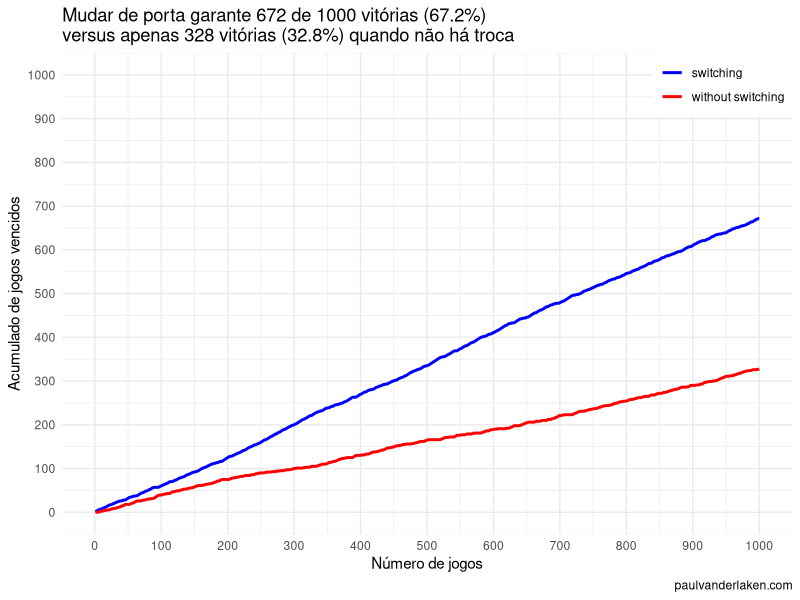

Recreate this plot in R.
## ---- chunk 1
knitr::opts_chunk$set(echo = FALSE)
 library(dplyr)
simulate_game = function(make_switch = FALSE, n_doors = 3L, seed = NULL) {

  # check the arguments
  if (!is.logical(make_switch) | is.na(make_switch)) stop("`make_switch` needs to be TRUE or FALSE")
  if (is.double(n_doors)) {
    n_doors = as.integer(n_doors)
    warning(paste("double value provided for `n_doors`: forced to integer value of", n_doors))
  }
  if (!is.integer(n_doors) | n_doors < 2) stop("`n_doors` needs to be a positive integer > 2")

  # if a seed was provided, set it
  if (!is.null(seed)) set.seed(seed)

  # create a integer vector for the door indices
  doors = seq_len(n_doors)

  # create a boolean vector showing which doors are opened
  # all doors are closed at the start of the game
  isClosed = rep(TRUE, length = n_doors)

  # sample one index for the door to hide the car behind
  prize_index = sample(doors, size = 1)

  # sample one index for the door initially chosen by the player
  # this can be the same door as the prize door
  choice_index = sample(doors, size = 1)

  # now Monty Hall opens all doors the player did not choose
  # except for one door
  # if we have already picked the prize door, the one remaining closed door has a nonprize
  # if we have not picked the prize door, the one remaining closed door has the prize
  if (prize_index == choice_index) {
    # if we have the prize, Monty Hall can open all but two doors:
    #   ours, which we remove from the options to sample from and open
    #   and one goat-conceiling door, which we do not open
    isClosed[sample(doors[-prize_index], size = n_doors - 2)] = FALSE
  } else {
    # else, Monty Hall can also open all but two doors:
    #   ours
    #   and the prize-conceiling door
    isClosed[-c(prize_index, choice_index)] = FALSE
  }

  # now Monty Hall asks us whether we want to make a switch
  if (make_switch) {
    # if we decide to make a switch, we can pick the closed door that is not our door
    choice_index = doors[isClosed][doors[isClosed] != choice_index]
  }

  # we return a boolean value showing whether the player choice is the prize door
  return(choice_index == prize_index)
}


#' Simulate N games of Monty Hall
#' Calls the `simulate_game()` function `n` times and returns a boolean vector representing the games won
simulate_n_games = function(n, seed = NULL, make_switch = FALSE, ...) {
  # round the number of iterations to an integer value
  if (is.double(n)) {
    n = as.integer(n)
  }
  if (!is.integer(n) | n < 1) stop("`n_games` needs to be a positive integer > 1")
  # if a seed was provided, set it
  if (!is.null(seed)) set.seed(seed)
  return(vapply(rep(make_switch, n), simulate_game, logical(1), ...))
}


# set the seed here
# do not set the `seed` parameter in `simulate_game()`,
# as this will make the function return `n_games` times the same results
seed = 1

# pick number of games you want to simulate
n_games = 1000

# simulate the games and store the boolean results
results_without_switching = simulate_n_games(n = n_games, seed = seed, make_switch = FALSE)
results_with_switching = simulate_n_games(n = n_games, seed = seed, make_switch = TRUE)

# store the cumulative wins in a dataframe
results = data.frame(
  game = seq_len(n_games),
  cumulative_wins_without_switching = cumsum(results_without_switching),
  cumulative_wins_with_switching = cumsum(results_with_switching)
)

# function that turns values into nice percentages
format_percentage = function(values, digits = 1) {
  return(paste0(formatC(values * 100, digits = digits, format = 'f'), '%'))
}

## ---- chunk 2
a <- b <- seq(0.01,1,by=0.01)

summary(a)


data.frame(a) %>%
  full_join(data.frame(b),by = character()) %>% 
#realiza produto de varias probs 2 a 2
  mutate(prod = a*b) %>% 
#checa se o resultado do prod é menor que as probs isoladas  
  mutate(check = prod <= a & prod <= b) %>% 
  pull(check) %>% 
  all()
## ---- chunk 3
title = paste(
  paste0('Mudar de porta garante ', sum(results_with_switching), ' de ', n_games, ' vitórias (', format_percentage(mean(results_with_switching)), ')'),
  paste0('versus apenas ', sum(results_without_switching), ' vitórias (', format_percentage(mean(results_without_switching)), ') quando não há troca'),
  sep = '\n'
)

# set some basic plotting parameters
linesize = 1 # size of the plotted lines
x_breaks = y_breaks = seq(from = 0, to = n_games, length.out = 10 + 1) # breaks of the axes
y_limits = c(0, n_games) # limits of the y axis - makes y limits match x limits
w = 8 # width for saving plot
h = 5 # height for saving plot
palette = setNames(c('blue', 'red'), nm = c('switching', 'without switching')) # make a named color scheme
library(ggplot2)
# make a line plot of the cumulative wins with and without switching
ggplot(data = results) +
  geom_line(aes(x = game, y = cumulative_wins_with_switching, col = names(palette[1])), size = linesize) +
  geom_line(aes(x = game, y = cumulative_wins_without_switching, col = names(palette[2])), size = linesize) +
  scale_x_continuous(breaks = x_breaks) +
  scale_y_continuous(breaks = y_breaks, limits = y_limits) +
  scale_color_manual(values = palette) +
  theme_minimal() +
  theme(legend.position = c(1, 1), legend.justification = c(1, 1), legend.background = element_rect(fill = 'white', color = 'transparent')) +
  labs(x = 'Número de jogos') +
  labs(y = 'Acumulado de jogos vencidos') +
  labs(col = NULL) +
  labs(caption = 'paulvanderlaken.com') +
  labs(title = title)

